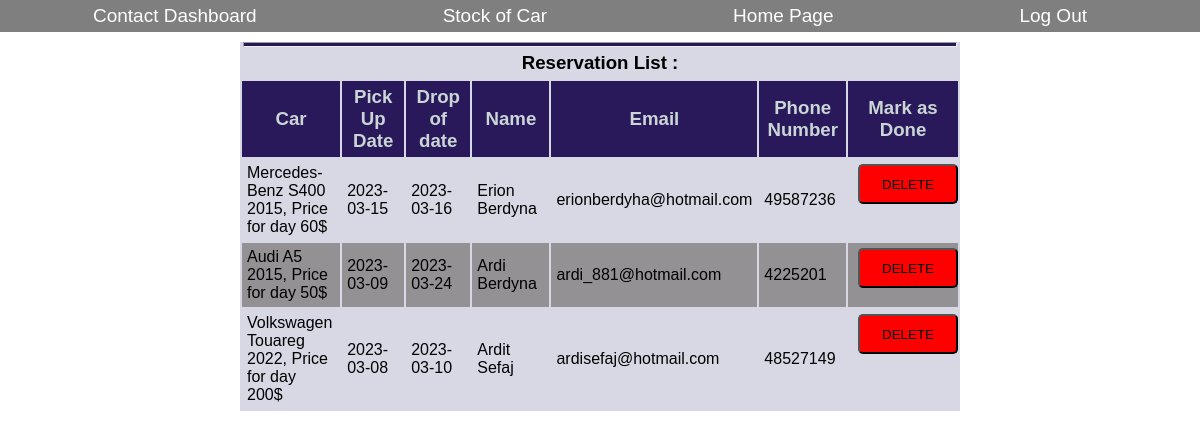
The page /CRUD/readReservatio.php (signed in) on the database its author committed.
### tables this page shows
CREATE TABLE `reservation` (
  `id` int(11) NOT NULL,
  `car_name` varchar(100) NOT NULL,
  `Pick_up_date` date NOT NULL,
  `Drop_off_date` date NOT NULL,
  `name` varchar(100) NOT NULL,
  `email` varchar(150) NOT NULL,
  `phone` int(11) NOT NULL
);

### CRUD/database.php (called while the page is built)
<?php
 class dbConnect{
     private $conn = null;
     private $host = 'localhost';
     private $dbname = 'renta_car';
     private $dbusername = 'root';
     private $password = '';
        public function connectDB(){
            try{
                $this->conn = new PDO("mysql:host=$this->host;dbname=$this->dbname", $this->dbusername, $this->password);
         }catch(PDOException  $d){
                echo "nuk mund te lidhj me sukses";
         }
            return $this->conn;
        }
     }
?>

### CRUD/reservation.php (called while the page is built, shortened)
<?php
require_once('database.php');
class Reservation extends dbConnect {
    private $dbconn;
    public function __construct($id='', $car_name='', $pick_up = '', $drop_off='', $name='', $email='',$phone=''){
        $this->dbconn= $this->connectDB();
    }
    public function lexoReservation(){
       $sql = "select * from reservation";
       $stm=$this->dbconn->prepare($sql);
       $stm->execute();
       $rezultati = $stm->fetchAll(PDO::FETCH_ASSOC);
       return $rezultati;
    }
}
?>

### CRUD/readReservatio.php (the view, shortened to what this page needs)
<?php
require_once 'reservation.php';
   $rez = new Reservation ();
   $date = $rez ->lexoReservation();
?>
<!DOCTYPE html>
<html lang="en">
<head>
    <link rel="stylesheet" href ="displayStyle.css" />
</head>
<body>
<nav>
            <ul>
                <li><a href="readContact.php">Contact Dashboard</a></li>
                <li><a href="display.php">Stock of Car</a></li>
                <li><a href="../index.php">Home Page</a></li>
                <li><a href="../logout.php">Log Out</a></li>
            </ul>
        </nav>
<div id="a1">
            <table>
            <hr>
            <p>Reservation List :</p>
                    <tr>
                        <th>Car</th>
                        <th>Pick Up Date</th>
                        <th>Drop of date</th>
                        <th>Name</th>
                        <th>Email</th>
                        <th>Phone Number</th>
                        <th>Mark as Done</th>
                    </tr>
                    <tr>
                        <?php
                            foreach($date as $key=>$value){
                        ?>
                        <td><?php echo $value['car_name']; ?></td>
                        <td><?php echo $value['Pick_up_date']; ?></td>
                        <td><?php echo $value['Drop_off_date']; ?></td>
                        <td><?php echo $value['name']; ?></td>
                        <td><?php echo $value['email']; ?></td>
                        <td><?php echo $value['phone']; ?></td>
                        <td id='de'><a href="deleteReservation.php?id=<?php echo $value['id']?>"><button id="d">DELETE</button></a>
                    </tr>
                    <?php
                    }
                    ?>
            </table>
        </div>
</body>
</html>

### CRUD/displayStyle.css (style rules this page uses)
* { margin: 0; padding: 0; }
body { font-family: 'Segoe UI light', Tahoma, Geneva, Verdana, sans-serif; }
#a1 { display: flex; flex-direction: column; width: 60%; margin: 0 auto; background-color: rgb(215, 216, 228); }
hr { width: 99%; height: 3px; background: rgb(41 25 90); margin: 0 auto; }
header, table { display: flex; flex-direction: column; width: 100%; min-height: 100px; margin: a auto; justify-content: center; align-items: center; }
p { text-align: center; font-size: 14pt; font-weight: bolder; padding: 5px 0px; }
button { background-color:rgb(148 141 167); width: 100px; height: 40px; border-radius: 5px; cursor: pointer; }
td { width: 100px; padding: 5px; }
th { background-color: rgb(41 25 90); color: rgb(202, 214, 214); padding: 5px; font-size: 14pt; }
#de { width: 80px; display: flex; justify-content: center; padding-right: 5px; width: 100%; }
#d { background-color: red; }
tr:nth-child(odd) { background-color: rgb(148, 145, 148); }
nav { background-color: rgba(0, 0, 0, 0.5); margin-bottom: 10px; }
nav ul { margin-right: 20px; display: flex; flex-flow: row wrap; justify-content: space-around; align-items: center; }
nav ul li { list-style-type: none; padding: 5px; }
nav ul li a { font-size: 19px; text-decoration: none; display: inline; color: white; }

### rows shown on the page
reservation: car_name "Mercedes-Benz S400 2015, Price for day 60$", Pick_up_date "2023-03-15", Drop_off_date "2023-03-16", name "Erion Berdyna", email "erionberdyha@hotmail.com", phone "49587236"
reservation: car_name "Audi A5 2015, Price for day 50$", Pick_up_date "2023-03-09", Drop_off_date "2023-03-24", name "Ardi Berdyna", email "ardi_881@hotmail.com", phone "4225201"
reservation: car_name "Volkswagen Touareg 2022, Price for day 200$", Pick_up_date "2023-03-08", Drop_off_date "2023-03-10", name "Ardit Sefaj", email "ardisefaj@hotmail.com", phone "48527149"
